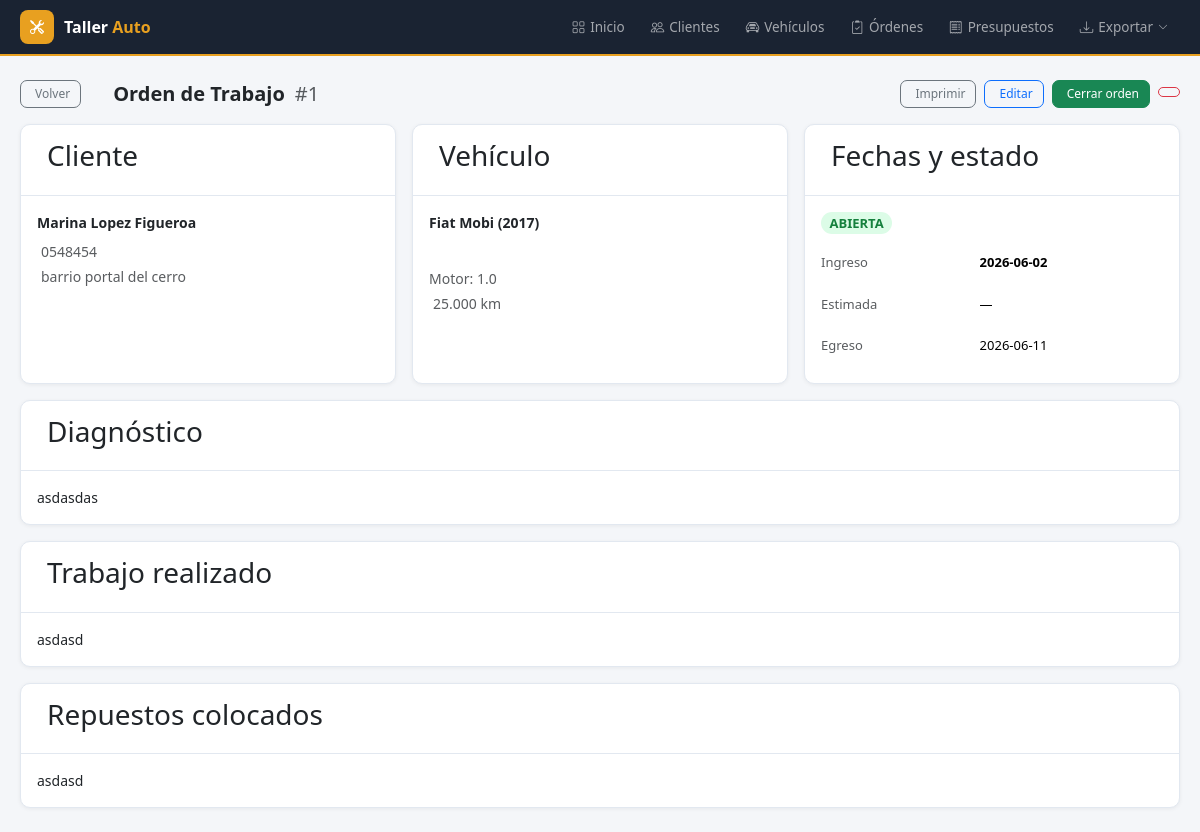
Screenshot of /ordenes/1 with the database file from the repository.
### tables this page shows
CREATE TABLE ordenes (
            id INTEGER PRIMARY KEY AUTOINCREMENT,
            vehiculo_id INTEGER NOT NULL,
            cliente_id INTEGER NOT NULL,
            fecha_ingreso DATE NOT NULL,
            fecha_estimada DATE,
            fecha_egreso DATE,
            kilometros INTEGER,
            receptor_servicio TEXT,
            descripcion_trabajo TEXT,
            diagnostico TEXT,
            repuestos TEXT,
            observaciones TEXT,
            estado TEXT DEFAULT 'abierta',
            created_at TIMESTAMP DEFAULT CURRENT_TIMESTAMP,
            FOREIGN KEY (vehiculo_id) REFERENCES vehiculos(id),
            FOREIGN KEY (cliente_id) REFERENCES clientes(id)
        );

CREATE TABLE clientes (
            id INTEGER PRIMARY KEY AUTOINCREMENT,
            nombre TEXT NOT NULL,
            apellido TEXT NOT NULL,
            direccion TEXT,
            telefono TEXT,
            email TEXT,
            dni TEXT,
            created_at TIMESTAMP DEFAULT CURRENT_TIMESTAMP
        );

CREATE TABLE vehiculos (
            id INTEGER PRIMARY KEY AUTOINCREMENT,
            marca TEXT NOT NULL,
            modelo TEXT NOT NULL,
            patente TEXT NOT NULL UNIQUE,
            anio INTEGER,
            motor TEXT,
            vin TEXT,
            color TEXT,
            combustible TEXT,
            cliente_id INTEGER,
            created_at TIMESTAMP DEFAULT CURRENT_TIMESTAMP,
            FOREIGN KEY (cliente_id) REFERENCES clientes(id)
        );

### app.py (the view)
@app.route('/ordenes/<int:id>')
def ver_orden(id):
    db = get_db()
    orden = db.execute('''
        SELECT o.*,
               c.nombre || ' ' || c.apellido AS cliente_nombre,
               c.apellido AS cliente_apellido, c.nombre AS cliente_nombre2,
               c.telefono AS cliente_tel, c.direccion AS cliente_dir,
               c.email AS cliente_email, c.dni AS cliente_dni,
               v.marca, v.modelo, v.patente, v.anio, v.motor,
               v.vin, v.color, v.combustible
        FROM ordenes o
        JOIN clientes c ON o.cliente_id=c.id
        JOIN vehiculos v ON o.vehiculo_id=v.id
        WHERE o.id=?
    ''', (id,)).fetchone()
    db.close()
    return render_template('orden_detalle.html', orden=orden)

### app.py (called while the page is built)
@app.before_request
def setup():
    if not hasattr(app, '_db_initialized'):
        init_db()
        app._db_initialized = True

### database.py (called while the page is built)
def get_db():
    conn = sqlite3.connect(DB_PATH)
    conn.row_factory = sqlite3.Row
    return conn

### templates/orden_detalle.html (shortened to what this page needs)
{% extends 'base.html' %}
{% block content %}
<div class="page-header mb-3">
  <div class="row align-items-center flex-wrap gap-2">
    <div class="col-auto"><a href="/ordenes" class="btn btn-outline-secondary btn-sm">Volver</a></div>
    <div class="col">
      <h2 class="page-title mb-0">Orden de Trabajo <span class="text-muted fw-normal">#{{ orden.id }}</span></h2>
    </div>
    <div class="col-auto d-flex gap-2 flex-wrap">
      <a href="/ordenes/{{ orden.id }}/imprimir" target="_blank" class="btn btn-sm btn-outline-secondary">Imprimir</a>
      <a href="/ordenes/{{ orden.id }}/editar" class="btn btn-sm btn-outline-primary">Editar</a>
      {% if orden.estado == 'abierta' %}
      <form method="post" action="/ordenes/{{ orden.id }}/cerrar" class="d-inline">
        <button class="btn btn-sm btn-success">Cerrar orden</button>
      </form>
      {% endif %}
      <form method="post" action="/ordenes/{{ orden.id }}/eliminar" class="d-inline" onsubmit="return confirm('¿Eliminar orden?')">
        <button class="btn btn-sm btn-outline-danger"></button>
      </form>
    </div>
  </div>
</div>
<div class="row g-3 mb-3">
  <div class="col-md-4">
    <div class="card h-100">
      <div class="card-header"><h3 class="card-title">Cliente</h3></div>
      <div class="card-body">
        <div class="fw-semibold mb-2">{{ orden.cliente_nombre }}</div>
        <div class="text-muted mb-1">{{ orden.cliente_tel or '—' }}</div>
        <div class="text-muted mb-1">{{ orden.cliente_dir or '—' }}</div>
      </div>
    </div>
  </div>
  <div class="col-md-4">
    <div class="card h-100">
      <div class="card-header"><h3 class="card-title">Vehículo</h3></div>
      <div class="card-body">
        <div class="fw-semibold mb-2">{{ orden.marca }} {{ orden.modelo }}{% if orden.anio %} ({{ orden.anio }}){% endif %}</div>
        <div class="mb-1"><span class="badge bg-blue-lt text-blue font-monospace" style="letter-spacing:1px;font-size:13px">{{ orden.patente }}</span></div>
        {% if orden.motor %}<div class="text-muted mb-1">Motor: {{ orden.motor }}</div>{% endif %}
        {% if orden.kilometros %}<div class="text-muted">{{ '{:,}'.format(orden.kilometros).replace(',','.') }} km</div>{% endif %}
      </div>
    </div>
  </div>
  <div class="col-md-4">
    <div class="card h-100">
      <div class="card-header"><h3 class="card-title">Fechas y estado</h3></div>
      <div class="card-body">
        <div class="mb-2"><span class="badge badge-{{ orden.estado }} rounded-pill" style="font-size:13px">{{ orden.estado.upper() }}</span></div>
        <table class="table table-sm table-borderless mb-0">
          <tr><td class="text-muted ps-0">Ingreso</td><td class="fw-semibold">{{ orden.fecha_ingreso }}</td></tr>
          <tr><td class="text-muted ps-0">Estimada</td><td>{{ orden.fecha_estimada or '—' }}</td></tr>
          <tr><td class="text-muted ps-0">Egreso</td><td>{{ orden.fecha_egreso or '—' }}</td></tr>
        </table>
      </div>
    </div>
  </div>
</div>
<div class="row g-3">
  <div class="col-12">
    <div class="card">
      <div class="card-header"><h3 class="card-title">Diagnóstico</h3></div>
      <div class="card-body"><p class="mb-0" style="white-space:pre-wrap">{{ orden.diagnostico or 'Sin diagnóstico registrado.' }}</p></div>
    </div>
  </div>
  <div class="col-12">
    <div class="card">
      <div class="card-header"><h3 class="card-title">Trabajo realizado</h3></div>
      <div class="card-body"><p class="mb-0" style="white-space:pre-wrap">{{ orden.descripcion_trabajo or '—' }}</p></div>
    </div>
  </div>
  <div class="col-12">
    <div class="card">
      <div class="card-header"><h3 class="card-title">Repuestos colocados</h3></div>
      <div class="card-body"><p class="mb-0" style="white-space:pre-wrap">{{ orden.repuestos or '—' }}</p></div>
    </div>
  </div>
</div>
{% endblock %}

### templates/base.html (style rules this page uses)
body { background: #f4f6f9; font-family: 'Segoe UI', system-ui, sans-serif; font-size: 14px; }
.page-header { margin-bottom: 20px; }
.page-title { font-size: 20px; font-weight: 700; margin: 0; display: flex; align-items: center; gap: 10px; }
.card { background: #fff; border: 1px solid #e2e8f0; border-radius: 10px; box-shadow: 0 1px 4px rgba(0,0,0,.06); }
.card-header { padding: 14px 18px; border-bottom: 1px solid #e2e8f0; background: transparent; display: flex; align-items: center; gap: 8px; font-weight: 600; font-size: 14px; }
.table { font-size: 13px; margin: 0; }
.table td { padding: 11px 14px; border-color: #f1f5f9; vertical-align: middle; }
.table tbody tr:last-child td { border-bottom: none; }
.badge-abierta { background: #dcfce7; color: #15803d; }
.btn { font-size: 13px; font-weight: 500; border-radius: 7px; }
.btn-sm { font-size: 12px; padding: 4px 10px; }

### rows the page displays
ordenes: id "1", kilometros "25.000", estado "ABIERTA", fecha_ingreso "2026-06-02", fecha_egreso "2026-06-11", diagnostico "asdasdas", descripcion_trabajo "asdasd", repuestos "asdasd"
clientes: telefono "0548454", direccion "barrio portal del cerro"
vehiculos: marca "Fiat", modelo "Mobi", anio "2017", motor "1.0"

### other values shown
{{ orden.cliente_nombre }} "Marina Lopez Figueroa"
{{ orden.fecha_estimada or '—' }} "—"
